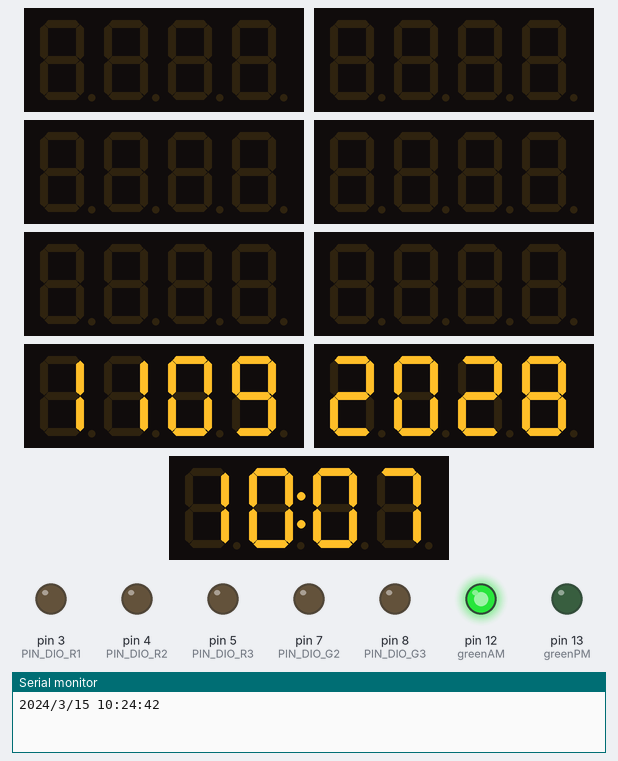
This sketch was run on a simulated Arduino Uno, built with avr-gcc and run on an emulated ATmega328P. Parts: 9 × 4-digit seven-segment display, output pins drawn as LEDs (lit = HIGH), the last lines printed to the serial monitor. The local clock reads 2024-03-15 10:24:30 at power-on unless the sketch sets it.

Above: at 12.3 s.
At 14.8 s:
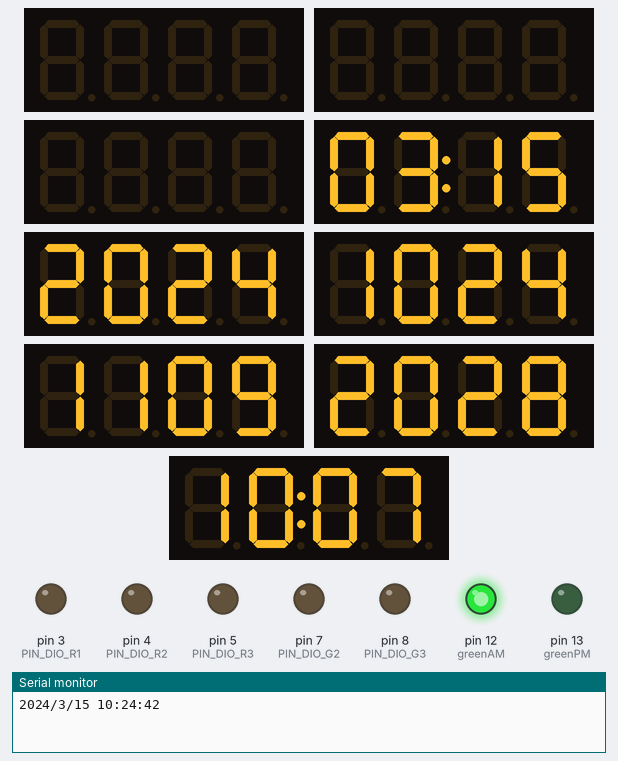
At 25.9 s:
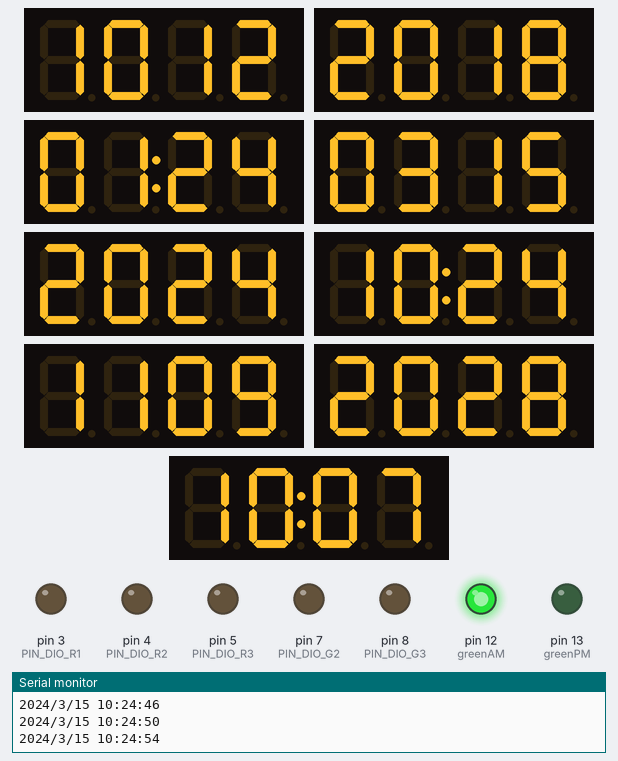
At 39.5 s:
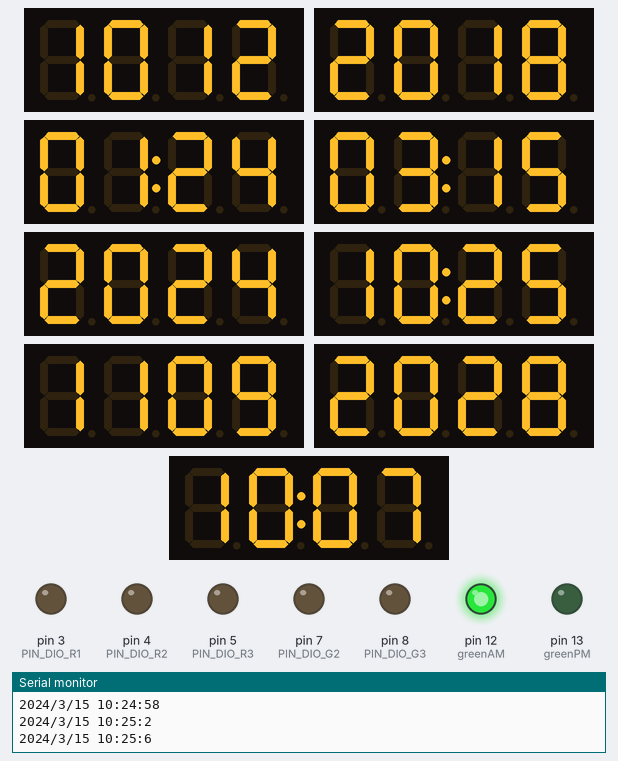
Timing chart, 0 to 40.0 s (numbered marks = the images above):
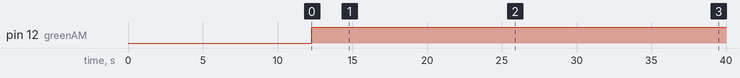

The sketch:

CODE_delorean_clock_V4_WINTER_12H.ino
```cpp
#include "SevenSegmentTM1637.h"
#include "SevenSegmentExtended.h"
#include "RTClib.h"

// Sortie horloge Rouge
const byte PIN_CLK_Red = A0;   // define CLK pin
// Sortie horloge Verte
const byte PIN_CLK_Green = A1;   // define CLK pin
// Sortie horloge Orange
const byte PIN_CLK_Orange = A2;   // define CLK pin

//RED Displays
const byte PIN_DIO_R1 = 3;
SevenSegmentExtended      red1(PIN_CLK_Red, PIN_DIO_R1);
const byte PIN_DIO_R2 = 4;
SevenSegmentTM1637       red2(PIN_CLK_Red, PIN_DIO_R2);
const byte PIN_DIO_R3 = 5;
SevenSegmentExtended     red3(PIN_CLK_Red, PIN_DIO_R3);

//GREEN Displays
const byte PIN_DIO_G1 = 6;
SevenSegmentExtended      green1(PIN_CLK_Green, PIN_DIO_G1);
const byte PIN_DIO_G2 = 7;
SevenSegmentTM1637       green2(PIN_CLK_Green, PIN_DIO_G2);
const byte PIN_DIO_G3 = 8;
SevenSegmentExtended     green3(PIN_CLK_Green, PIN_DIO_G3);
int greenAM = 12;
int greenPM = 13;

// ORANGE Displays
const byte PIN_DIO_O1 = 9;   // define DIO pin (any digital pin)
SevenSegmentExtended      orange1(PIN_CLK_Orange, PIN_DIO_O1); // SegmentExtended pour utiliser la methode "PrintTime"
const byte PIN_DIO_O2 = 10;
SevenSegmentTM1637        orange2(PIN_CLK_Orange, PIN_DIO_O2); //SegmentTM1637 pour utiliser la methode "print" permet d'enlever les ":" entre les chiffres
const byte PIN_DIO_O3 = 11;
SevenSegmentExtended       orange3(PIN_CLK_Orange, PIN_DIO_O3);

bool parse=false;
bool config=false;
int Hour=0;
RTC_DS3231 rtc;
int backlight = 50;
int year_red = 2028;
int time_red = 1109;
int time_orange = 1012;
int year_orange = 2018;

void setup() {

  pinMode(PIN_CLK_Red, OUTPUT);
  pinMode(PIN_CLK_Green, OUTPUT);
  pinMode(PIN_CLK_Orange, OUTPUT);
  pinMode(PIN_DIO_O1, OUTPUT);
  pinMode(PIN_DIO_O2, OUTPUT);
  pinMode(PIN_DIO_O3, OUTPUT);
  pinMode(PIN_DIO_G1, OUTPUT);
  pinMode(PIN_DIO_G2, OUTPUT);
  pinMode(PIN_DIO_G3, OUTPUT);
  pinMode(PIN_DIO_R1, OUTPUT);
  pinMode(PIN_DIO_R2, OUTPUT);
  pinMode(PIN_DIO_R3, OUTPUT);
  pinMode(greenAM, OUTPUT);
  pinMode(greenPM, OUTPUT);

  Serial.begin(9600);       // initializes the Serial connection @ 9600 baud
  orange1.begin();            // initializes the display
  orange2.begin();
  orange3.begin();
  green1.begin();
  green2.begin();
  green3.begin();
  red1.begin();
  red2.begin();
  red3.begin();
  orange1.setBacklight(backlight);  // set the brightness to 100 %
  orange2.setBacklight(backlight);
  orange2.setColonOn(0); // Switch off ":" for orange "year"
  orange3.setBacklight(backlight);
  green1.setBacklight(backlight);
  green2.setBacklight(backlight);
  green3.setBacklight(backlight);
  red1.setBacklight(backlight);
  red2.setBacklight(backlight);
  red3.setBacklight(backlight);
  red2.setColonOn(0); // Switch off ":" for red "year"
  red1.setColonOn(0); // Switch off ":" for red "date"
  green1.setColonOn(0); // Switch off ":" for green "year"

#ifndef ESP8266
  while (!Serial); // for Leonardo/Micro/Zero
#endif

  Serial.begin(9600);

  delay(3000); // wait for console opening

  if (! rtc.begin()) {
    Serial.println("Couldn't find RTC");
    while (1);
  }

  if (rtc.lostPower()) {
    Serial.println("RTC lost power, lets set the time!");
    // following line sets the RTC to the date & time this sketch was compiled
    //rtc.adjust(DateTime(F(__DATE__), F(__TIME__)));

  }
  //rtc.adjust(DateTime(2023, 3, 18, 11, 19, 30));
}

void loop() {

    DateTime now = rtc.now();
    Serial.print(now.year(), DEC);
    Serial.print('/');
    Serial.print(now.month(), DEC);
    Serial.print('/');
    Serial.print(now.day(), DEC);
    Serial.print(" ");
    Serial.print(now.hour(), DEC);
    Serial.print(':');
    Serial.print(now.minute(), DEC);
    Serial.print(':');
    Serial.print(now.second(), DEC);
    Serial.println();

if(now.hour()>=13){
   Hour=now.hour();
  digitalWrite(greenAM,0);
  digitalWrite(greenPM,1);}

else if(now.hour()==12)
  {Hour=now.hour();
   digitalWrite(greenAM,0);
  digitalWrite(greenPM,1);}

else{
  Hour=now.hour();
  digitalWrite(greenAM,1);
  digitalWrite(greenPM,0);
  }


//Red displays -  Destination TIME 11.05 2028 10:04
//red1.printTime(11, 9, true);
red1.print(time_red, true);
red2.print(year_red, true);
red3.printTime(10, 07, true);

//Green Displays - Present TIME - Heure actuelle
green1.printTime(now.month(), now.day(), true);
green2.print(now.year());
green3.printTime(Hour, now.minute(), true);

// Orange Displays - Last time departed 10.26 1985 01:24
//orange1.printTime(11, 9, true);
orange1.print(time_orange, true);
orange2.print(year_orange, true);
orange3.printTime(01, 24, true);

}
```

Measured:
- by itself, pin 12 (greenAM): LOW → HIGH at 12.3 s
- what the display in image 1 shows lasts 0.5 s, from 14.8 s to 15.3 s
